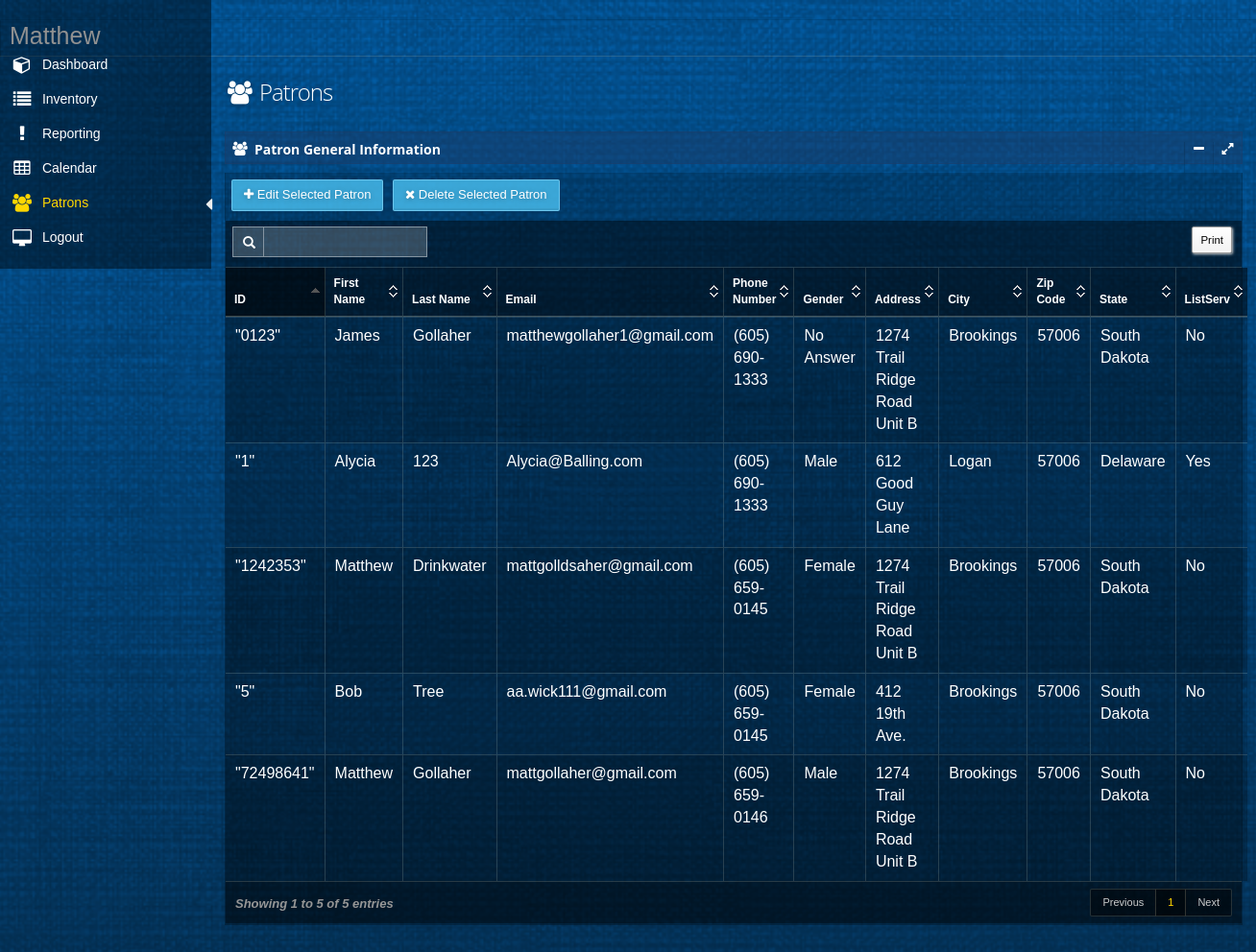
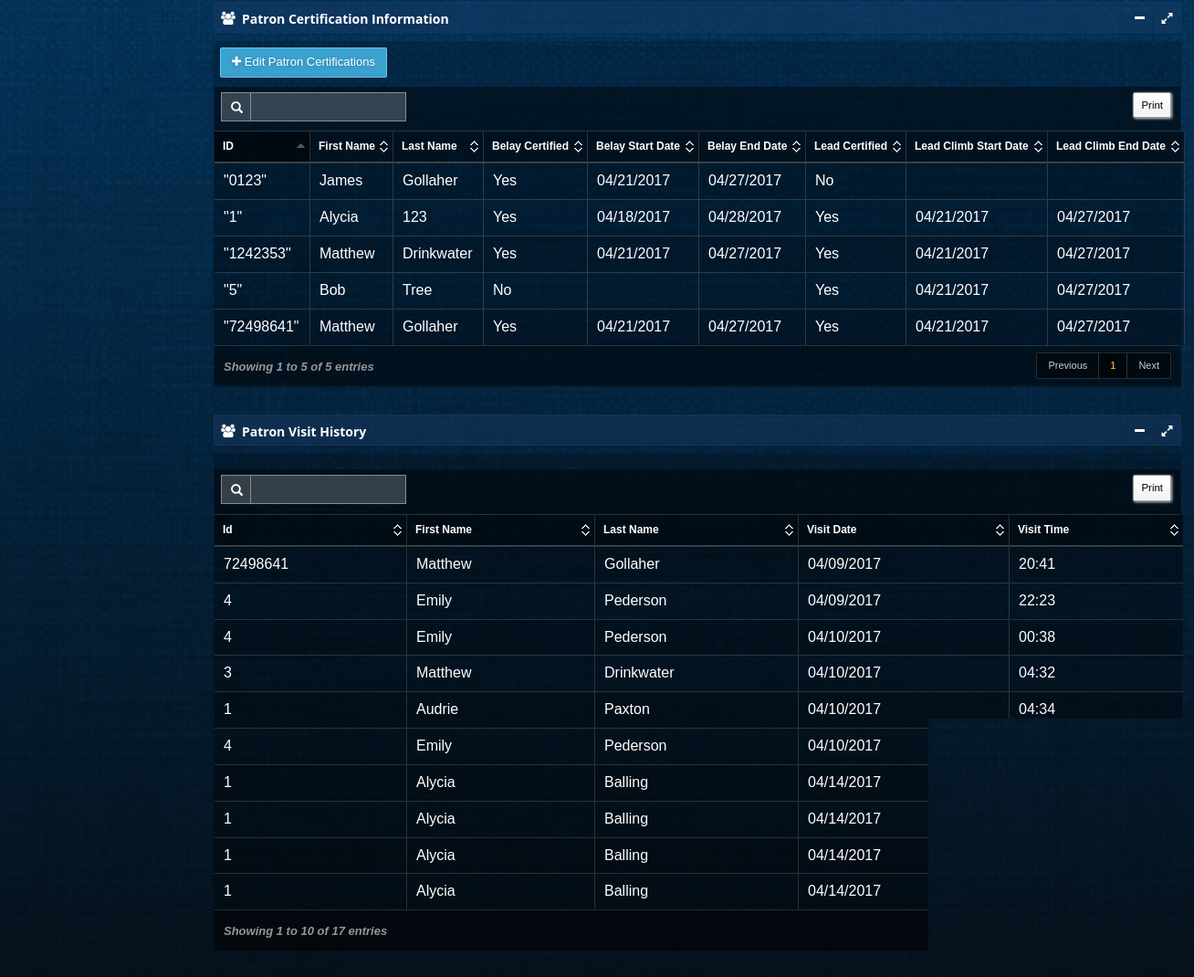
Page /patronViewMaster (signed in) on the committed database (2 pictures, top to bottom).
### tables this page shows
CREATE TABLE "Patron" (
	`Id`	TEXT NOT NULL UNIQUE,
	`FirstName`	TEXT NOT NULL,
	`LastName`	TEXT NOT NULL,
	`Email`	TEXT NOT NULL UNIQUE,
	`PhoneNumber`	TEXT NOT NULL,
	`Gender`	NUMERIC NOT NULL,
	`Address`	TEXT NOT NULL,
	`City`	TEXT NOT NULL,
	`Zip`	TEXT NOT NULL,
	`WaiverFile`	NUMERIC NOT NULL,
	`State`	REAL NOT NULL,
	`IsBelayCertified`	REAL NOT NULL DEFAULT 'False',
	`BelayStartDate`	TEXT,
	`BelayEndDate`	TEXT,
	`IsLeadClimbCertified`	REAL NOT NULL DEFAULT 'False',
	`LeadClimbStartDate`	TEXT,
	`LeadClimbEndDate`	TEXT,
	`IsSuspended`	REAL NOT NULL DEFAULT 'False',
	`SuspendedStartDate`	TEXT,
	`SuspendedEndDate`	TEXT,
	`ListServ`	REAL NOT NULL DEFAULT 'False',
	PRIMARY KEY(`Id`)
);

CREATE TABLE `VisitHistory` (
	`Id`	INTEGER NOT NULL UNIQUE,
	`PatronId`	TEXT NOT NULL,
	`PatronFirstName`	TEXT NOT NULL,
	`PatronLastName`	TEXT NOT NULL,
	`PatronVisitDate`	TEXT NOT NULL,
	`PatronVisitTime`	TEXT NOT NULL
);

### app.py (the view)
@app.route('/patronViewMaster')
def patronViewMaster():
    return patronViewModule.patronViewMaster()

### databaseFunctions.py (called while the page is built)
def getAllVisitIds():
    with engine.connect() as connection:
        sqlText = text("SELECT Id FROM VisitHistory ORDER by Id")
        result = engine.execute(sqlText)
        ids = []
        for row in result:
            ids.append(row[0])
        if not ids:
            return None
        else:
            return ids

def getAllVisitPatronIds():
    with engine.connect() as connection:
        sqlText = text("SELECT PatronId FROM VisitHistory ORDER by Id")
        result = engine.execute(sqlText)
        patronIds = []
        for row in result:
            patronIds.append(row[0])
        if not patronIds:
            return None
        else:
            return patronIds

def getAllVisitPatronFirstNames():
    with engine.connect() as connection:
        sqlText = text("SELECT PatronFirstName FROM VisitHistory ORDER by Id")
        result = engine.execute(sqlText)
        patronFirstNames = []
        for row in result:
            patronFirstNames.append(row[0])
        if not patronFirstNames:
            return None
        else:
            return patronFirstNames

def getAllVisitPatronLastNames():
    with engine.connect() as connection:
        sqlText = text("SELECT PatronLastName FROM VisitHistory ORDER by Id")
        result = engine.execute(sqlText)
        patronLastNames = []
        for row in result:
            patronLastNames.append(row[0])
        if not patronLastNames:
            return None
        else:
            return patronLastNames

def getAllVisitPatronVisitTimes():
    with engine.connect() as connection:
        sqlText = text("SELECT PatronVisitTime FROM VisitHistory ORDER by Id")
        result = engine.execute(sqlText)
        patronVisitTimes = []
        for row in result:
            patronVisitTimes.append(row[0])
        if not patronVisitTimes:
            return None
        else:
            return patronVisitTimes

def getAllVisitPatronVisitDates():
    with engine.connect() as connection:
        sqlText = text("SELECT PatronVisitDate FROM VisitHistory ORDER by Id")
        result = engine.execute(sqlText)
        patronVisitDates = []
        for row in result:
            patronVisitDates.append(row[0])
        if not patronVisitDates:
            return None
        else:
            return patronVisitDates

### templates/viewPatronManager.html (shortened to what this page needs)
﻿{% extends "layout.html" %}
{% block body %}
<div id="main" role="main">
    <div id="content">
        <div class="row">
            <div class="col-xs-12 col-sm-7 col-md-7 col-lg-4">
                <h1 class="page-title txt-color-blueDark">
                    <i class="fa-fw fa fa-users"></i>
                    Patrons
                </h1>
            </div>
        </div>
        <section id="widget-grid" class="">
            <div class="row">
                <article class="col-xs-12 col-sm-12 col-md-12 col-lg-12">
                    <div class="jarviswidget jarviswidget-color-blueDark" id="wid-id-1" data-widget-editbutton="false" data-widget-colorbutton="false" data-widget-deletebutton="false">
                        <header style="padding-top:10px">
                            <span class="widget-icon"> <i class="fa fa-users"></i> </span>
                            <h2 style="line-height:15px"><strong>Patron General Information</strong></h2>
                        </header>
                        <div>
                            <div class="widget-body no-padding">
                                <div style="padding-bottom:10px; padding-right: 5px; padding-top: 7px;">
                                    <button class="btn btn-primary" id="editPatron" style="margin-left:6px;" data-target="#editModal">
                                        <i class="fa fa-plus"></i> <span class="hidden-mobile">Edit Selected Patron</span>
                                    </button>
                                    <button class="btn btn-primary" style="margin-left:6px;" id="deleteButton">
                                        <i class="fa fa-times"></i> <span class="hidden-mobile">Delete Selected Patron</span>
                                    </button>
                                </div>
                                <table id="datatable" class="display table table-striped table-bordered table-hover">
                                    <thead>
                                        <tr>
                                            <th>ID</th>
                                            <th>First Name</th>
                                            <th>Last Name</th>
                                            <th>Email</th>
                                            <th>Phone Number</th>
                                            <th>Gender</th>
                                            <th>Address</th>
                                            <th>City</th>
                                            <th>Zip Code</th>
                                            <th>State</th>
                                            <th>ListServ</th>
                                        </tr>
                                    </thead>
                                    <tbody>
                                        {% for row in patronTable %}
                                        <tr id="tr">
                                            <td>{{ row['id']|tojson|safe }}</td>
                                            <td>{{ row['firstName'] }}</td>
                                            <td>{{ row['lastName'] }}</td>
                                            <td>{{ row['email'] }}</td>
                                            <td>{{ row['phoneNumber'] }}</td>
                                            <td>{{ row['gender'] }}</td>
                                            <td>{{ row['address'] }}</td>
                                            <td>{{ row['city'] }}</td>
                                            <td>{{ row['zipCode'] }}</td>
                                            <td>{{ row['state'] }}</td>
                                            {% if row['listServ'] == 'False' %}
                                            <td>No</td>
                                            {% else %}
                                            <td>Yes</td>
                                            {% endif %}
                                        </tr>
                                        {% endfor %}
                                    </tbody>
                                </table>
                            </div>
                        </div>
                    </div>
                    <div class="jarviswidget jarviswidget-color-blueDark" id="wid-id-2" data-widget-editbutton="false" data-widget-colorbutton="false" data-widget-deletebutton="false">
                        <header style="padding-top:10px">
                            <span class="widget-icon"> <i class="fa fa-users"></i> </span>
                            <h2 style="line-height:15px"><strong>Patron Certification Information</strong></h2>
                        </header>
                        <div>
                            <div class="widget-body no-padding">
                                <div style="padding-bottom:10px; padding-right: 5px; padding-top: 7px;">
                                    <button class="btn btn-primary" id="certificationPatron" style="margin-left:6px;" data-target="#editModal">
                                        <i class="fa fa-plus"></i> <span class="hidden-mobile">Edit Patron Certifications</span>
                                    </button>
                                </div>
                                <table id="patronDatatable" class="display table table-striped table-bordered table-hover">
                                    <thead>
                                        <tr>
                                            <th>ID</th>
                                            <th>First Name</th>
                                            <th>Last Name</th>
                                            <th>Belay Certified</th>
                                            <th>Belay Start Date</th>
                                            <th>Belay End Date</th>
                                            <th>Lead Certified</th>
                                            <th>Lead Climb Start Date</th>
                                            <th>Lead Climb End Date</th>
                                        </tr>
                                    </thead>
                                    <tbody>
                                        {% for row in patronTable %}
                                        <tr id="tr">
                                            <td>{{ row['id']|tojson|safe }}</td>
                                            <td>{{ row['firstName'] }}</td>
                                            <td>{{ row['lastName'] }}</td>
                                            {% if row['isBelayCertified'] == 'False' %}
                                            <td>No</td>
                                            {% else %}
                                            <td>Yes</td>
                                            {% endif %}
                                            <td>{{ row['belayStartDate'] }}</td>
                                            <td>{{ row['belayEndDate'] }}</td>
                                            {% if row['isLeadClimbCertified'] == 'False' %}
                                            <td>No</td>
                                            {% else %}
                                            <td>Yes</td>
                                            {% endif %}
                                            <td> {{ row['leadClimbStartDate'] }} </td>
                                            <td>{{ row['leadClimbEndDate'] }} </td>
                                        </tr>
                                        {% endfor %}
                                    </tbody>
                                </table>
                            </div>
                        </div>
                    </div>
                    <div class="jarviswidget jarviswidget-color-blueDark" id="wid-id-3" data-widget-editbutton="false" data-widget-colorbutton="false" data-widget-deletebutton="false">
                        <header style="padding-top:10px">
                            <span class="widget-icon"> <i class="fa fa-users"></i> </span>
                            <h2 style="line-height:15px"><strong>Patron Visit History</strong></h2>
                        </header>
                        <div>
                            <div class="widget-body no-padding">
                                <div style="padding-bottom:10px; padding-right: 5px; padding-top: 7px;">
                                </div>
                                <table id="visitTable" class="display table table-striped table-bordered table-hover">
                                    <thead>
                                        <tr>
                                            <th>Id</th>
                                            <th>First Name</th>
                                            <th>Last Name</th>
                                            <th>Visit Date</th>
                                            <th>Visit Time</th>
                                        </tr>
                                    </thead>
                                    <tbody>
                                        {% for row in visitTable %}
                                        <tr id="tr">
                                            <td>{{ row['patronId'] }}</td>
                                            <td>{{ row['patronFirstName'] }}</td>
                                            <td>{{ row['patronLastName'] }}</td>
                                            <td>{{ row['patronVistDate'] }}</td>
                                            <td>{{ row['patronVisitTime'] }}</td>
                                        </tr>
                                        {% endfor %}
                                    </tbody>
                                </table>
                            </div>
                        </div>
                    </div>
                </article>
            </div>
        </section>
    </div>
</div>
    {% endblock %}

### static/css/styles.css (style rules this page uses)
body { width:100%; height:100% }

### static/css/signature-pad.css (style rules this page uses)
body { font-family: Helvetica, Sans-Serif; -moz-user-select: none; -webkit-user-select: none; -ms-user-select: none; }

### rows in the picture
Patron: firstName "Alycia", lastName "123", email "Alycia@Balling.com", phoneNumber "(605) 690-1333", gender "Male", address "612 Good Guy Lane", city "Logan", zipCode "57006", state "Delaware", firstName "Alycia", lastName "123", belayStartDate "04/18/2017", belayEndDate "04/28/2017", leadClimbStartDate "04/21/2017", leadClimbEndDate "04/27/2017"
Patron: id|tojson "\"1242353\"", firstName "Matthew", lastName "Drinkwater", email "mattgolldsaher@gmail.com", phoneNumber "(605) 659-0145", gender "Female", address "1274 Trail Ridge Road Unit B", city "Brookings", zipCode "57006", state "South Dakota", id|tojson "\"1242353\"", firstName "Matthew", lastName "Drinkwater", belayStartDate "04/21/2017", belayEndDate "04/27/2017", leadClimbStartDate "04/21/2017", leadClimbEndDate "04/27/2017"
Patron: id|tojson "\"0123\"", firstName "James", lastName "Gollaher", email "matthewgollaher1@gmail.com", phoneNumber "(605) 690-1333", gender "No Answer", address "1274 Trail Ridge Road Unit B", city "Brookings", zipCode "57006", state "South Dakota", id|tojson "\"0123\"", firstName "James", lastName "Gollaher", belayStartDate "04/21/2017", belayEndDate "04/27/2017"
Patron: id|tojson "\"72498641\"", firstName "Matthew", lastName "Gollaher", email "mattgollaher@gmail.com", phoneNumber "(605) 659-0146", gender "Male", address "1274 Trail Ridge Road Unit B", city "Brookings", zipCode "57006", state "South Dakota", id|tojson "\"72498641\"", firstName "Matthew", lastName "Gollaher", belayStartDate "04/21/2017", belayEndDate "04/27/2017", leadClimbStartDate "04/21/2017", leadClimbEndDate "04/27/2017"
Patron: firstName "Bob", lastName "Tree", email "aa.wick111@gmail.com", phoneNumber "(605) 659-0145", gender "Female", address "412 19th Ave.", city "Brookings", zipCode "57006", state "South Dakota", firstName "Bob", lastName "Tree", leadClimbStartDate "04/21/2017", leadClimbEndDate "04/27/2017"
VisitHistory: patronId "72498641", patronFirstName "Matthew", patronLastName "Gollaher", patronVistDate "04/09/2017", patronVisitTime "20:41"
VisitHistory: patronFirstName "Emily", patronLastName "Pederson", patronVistDate "04/09/2017", patronVisitTime "22:23"
VisitHistory: patronFirstName "Emily", patronLastName "Pederson", patronVistDate "04/10/2017", patronVisitTime "00:38"
VisitHistory: patronFirstName "Matthew", patronLastName "Drinkwater", patronVistDate "04/10/2017", patronVisitTime "04:32"
VisitHistory: patronFirstName "Audrie", patronLastName "Paxton", patronVistDate "04/10/2017", patronVisitTime "04:34"
VisitHistory: patronFirstName "Emily", patronLastName "Pederson", patronVistDate "04/10/2017"
VisitHistory: patronFirstName "Alycia", patronLastName "Balling", patronVistDate "04/14/2017"
VisitHistory: patronFirstName "Alycia", patronLastName "Balling", patronVistDate "04/14/2017"
VisitHistory: patronFirstName "Alycia", patronLastName "Balling", patronVistDate "04/14/2017"
VisitHistory: patronFirstName "Alycia", patronLastName "Balling", patronVistDate "04/14/2017"

### other values in the picture
{{ session['currentUserFirstName'] }} "Matthew"
{{ row['id']|tojson|safe }} "\"1\"" "\"5\""
{{ row['patronId'] }} "4" "4" "3" "1" "4" "1" "1" "1" "1"
